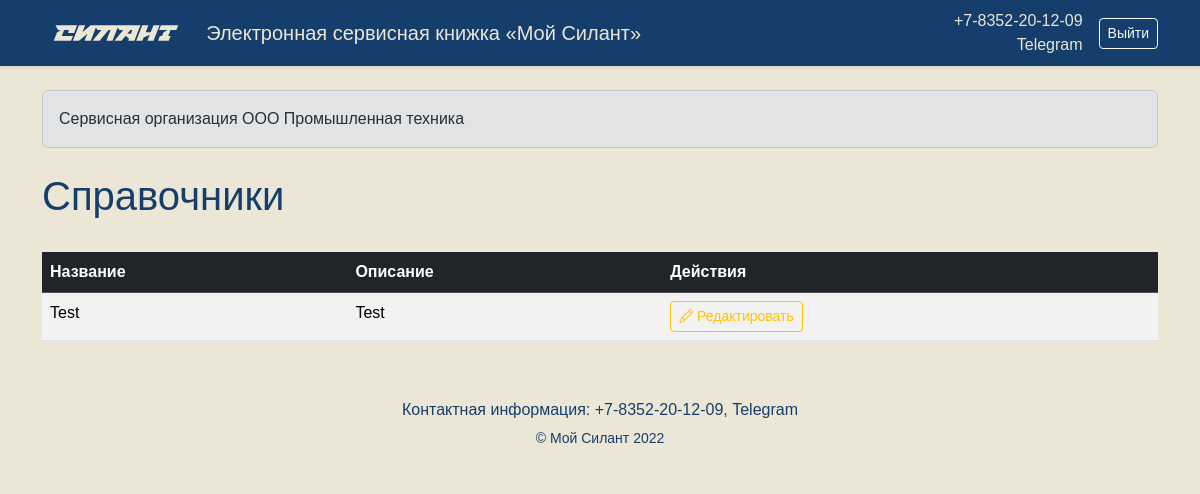
The app's page /references/ (signed in) with its own data.
### monitoring/models.py (models this page shows, shortened)
class User(AbstractUser):
    ROLE_CHOICES = (
        ('client', 'Клиент'),
        ('service', 'Сервисная организация'),
        ('manager', 'Менеджер ЧЗСА'),
    )
    role = models.CharField(max_length=20, choices=ROLE_CHOICES, default='client')
    company = models.CharField(max_length=255, blank=True, null=True)
    phone = models.CharField(max_length=20, blank=True, null=True)

class Reference(models.Model):
    name = models.CharField(max_length=255, unique=True)
    description = models.TextField(blank=True, null=True)
    class Meta:
        verbose_name = "Справочник"
        verbose_name_plural = "Справочники"

### monitoring/views.py (the view)
class ReferenceListView(LoginRequiredMixin, ListView):
    model = Reference
    template_name = 'monitoring/reference_list.html'
    context_object_name = 'references'

### monitoring/utils.py (called while the page is built)
def role_required(roles):
    def decorator(view_func):
        @wraps(view_func)
        def wrapper(request, *args, **kwargs):
            if request.user.is_authenticated and request.user.role in roles:
                return view_func(request, *args, **kwargs)
            return HttpResponseForbidden("Доступ запрещен")
        return wrapper
    return decorator

### monitoring/templates/monitoring/reference_list.html (shortened to what this page needs)
{% extends "monitoring/base.html" %}
{% block content %}
<div class="container mt-4">
    <div class="d-flex justify-content-between align-items-center mb-4">
        <h1>Справочники</h1>
    </div>
    {% if references %}
    <div class="table-responsive">
        <table class="table table-striped table-hover">
            <thead class="table-dark">
                <tr>
                    <th>Название</th>
                    <th>Описание</th>
                    <th>Действия</th>
                </tr>
            </thead>
            <tbody>
                {% for ref in references %}
                <tr>
                    <td>{{ ref.name }}</td>
                    <td>{{ ref.description|truncatechars:50 }}</td>
                    <td>
                        <a href="{% url 'monitoring:reference_edit' ref.pk %}" class="btn btn-sm btn-outline-warning">
                            <i class="bi bi-pencil"></i> Редактировать
                        </a>
                    </td>
                </tr>
                {% endfor %}
            </tbody>
        </table>
    </div>
    {% else %}
    <div class="alert alert-info">Справочники отсутствуют</div>
    {% endif %}
</div>
{% endblock %}

### monitoring/templates/monitoring/base.html (shortened to what this page needs)
<!DOCTYPE html>
{% load static %}
<html lang="ru">
<head>
    <link href="https://cdn.jsdelivr.net/npm/bootstrap@5.3.1/dist/css/bootstrap.min.css" rel="stylesheet">
    <link rel="stylesheet" href="https://cdn.jsdelivr.net/npm/bootstrap-icons@1.10.5/font/bootstrap-icons.css">
</head>
<body>
    <header class="bg-primary text-white shadow-sm">
        <div class="container d-flex flex-wrap align-items-center justify-content-between py-2">
            <div class="d-flex align-items-center">
                <img src="{% static 'images/logotype_accent_RGB_1.svg' %}" alt="Логотип" height="50" class="me-3">
                <h1 class="h5 mb-0">Электронная сервисная книжка «Мой Силант»</h1>
            </div>
            <div class="d-flex align-items-center">
                <div class="me-3 text-end">
                    <div>+7-8352-20-12-09</div>
                    <div>Telegram</div>
                </div>
                {% if user.is_authenticated %}
                    <form method="post" action="{% url 'monitoring:logout' %}" class="d-inline">
                            <button type="submit" class="btn btn-outline-light btn-sm">Выйти</button>
                    </form>
                {% else %}
                    <a href="{% url 'monitoring:login' %}" class="btn btn-outline-light btn-sm">Войти</a>
                {% endif %}
            </div>
        </div>
    </header>
    <main class="py-4">
        <div class="container mb-4">
            {% if user.is_authenticated %}
                <div class="alert alert-secondary">
                    <div>
                        {% if user.role == "client" %}
                            Клиент
                        {% elif user.role == "service" %}
                            Сервисная организация
                        {% elif user.role == "manager" %}
                            Менеджер ЧЗСА
                        {% else %}
                            Пользователь
                        {% endif %}
                        {{ user.get_full_name|default:user.username }}
                    </div>
                </div>
            {% endif %}
        </div>
        {% block content %}{% endblock %}
    </main>
    <footer class="bg-light text-center text-muted py-3 border-top">
        <div>
            <p class="mb-1">Контактная информация: +7-8352-20-12-09, Telegram</p>
            <small>© Мой Силант 2022</small>
        </div>
    </footer>
</body>
</html>

### monitoring/templates/monitoring/base.html (style rules this page uses)
body { font-family: 'PT Astra Sans', sans-serif; color: #163E6C; background-color: #EBE6D6; }
header.bg-primary { background-color: #163E6C !important; color: #EBE6D6 !important; }
footer.bg-light { background-color: #EBE6D6 !important; color: #163E6C !important; }
.table-dark { background-color: #163E6C; color: #EBE6D6; }
.table-responsive { overflow-x: auto; }

### records on screen
User: get_full_name "ООО Промышленная техника"
Reference: name "Test", description "Test"
